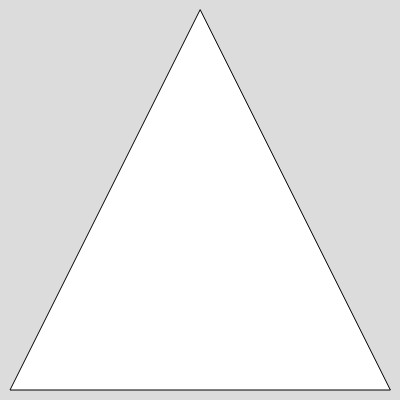
Frame 1 (no input)
Frame 60 (no input): identical to frame 1, image omitted
Frame 120 (the mouse pressed at the canvas centre since frame 60): identical to frame 1, image omitted

The p5.js sketch that drew this single still picture (run headless with seeded random() and noise() and a simulated clock; from frame 60 on, the mouse is pressed at the canvas centre):

// p5.js sketch
// ── sketch.js
function setup() {
  createCanvas(400, 400);
}

function draw() {
  background(220);
  // triangle(firstPointX, firstPointY,
  //          secondPointX, secondPointY,
  //          thirdPointX, thirdPointY);
  triangle(200,10,
          10,390,
          390,390);
}
